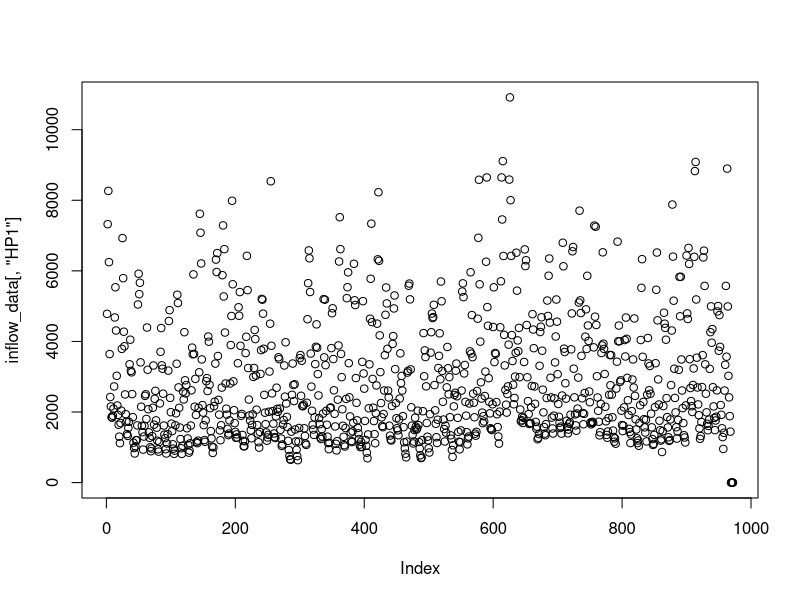
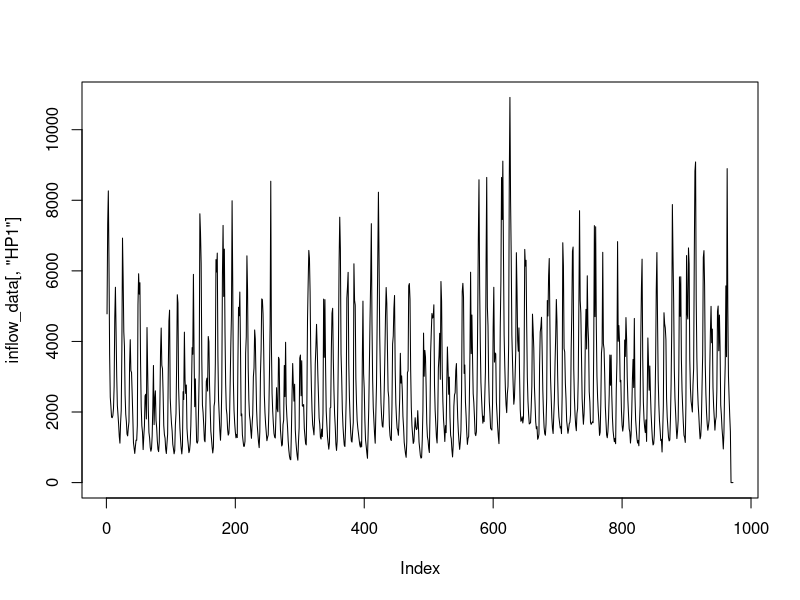
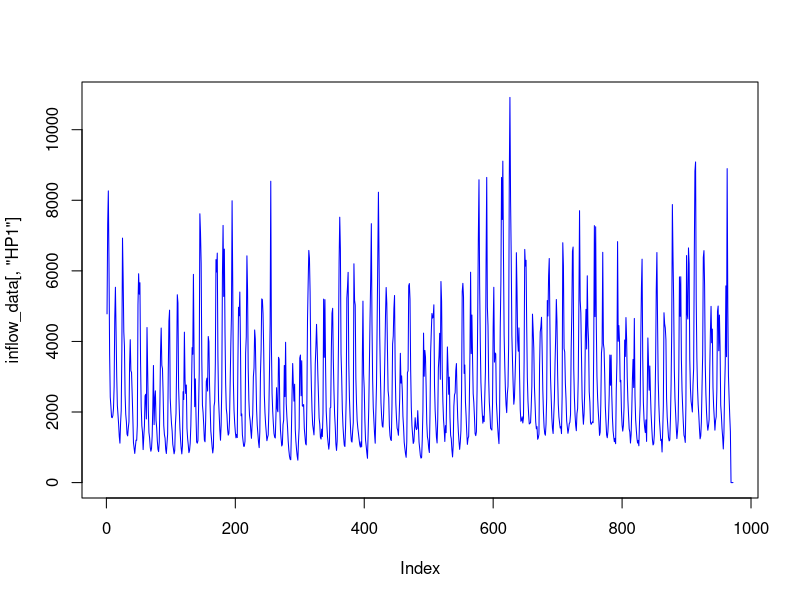
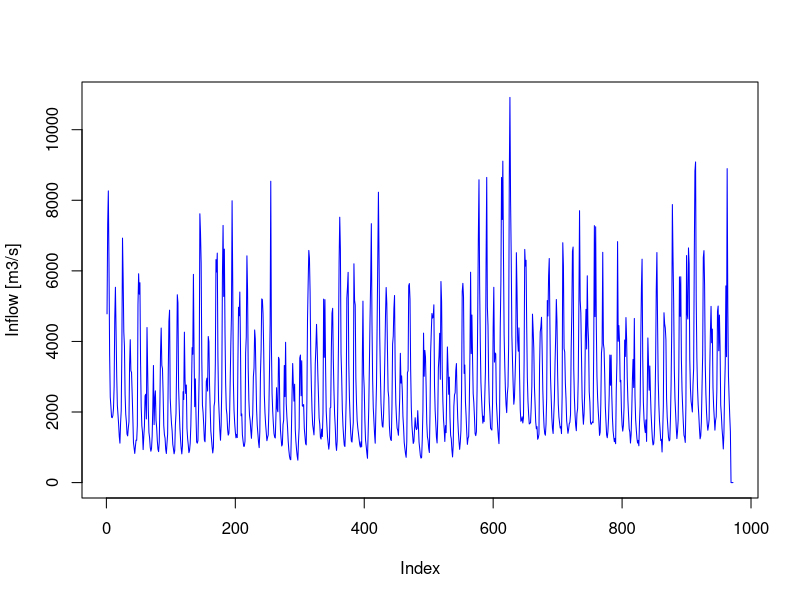
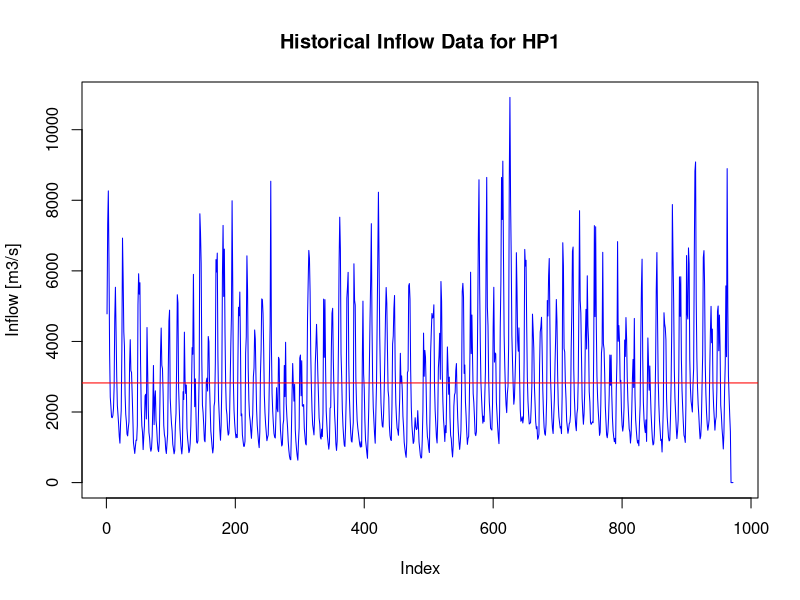
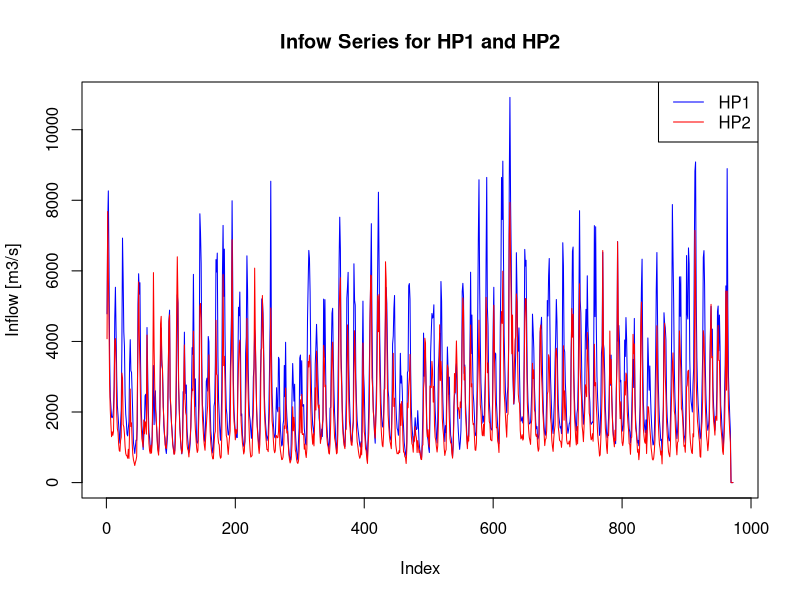
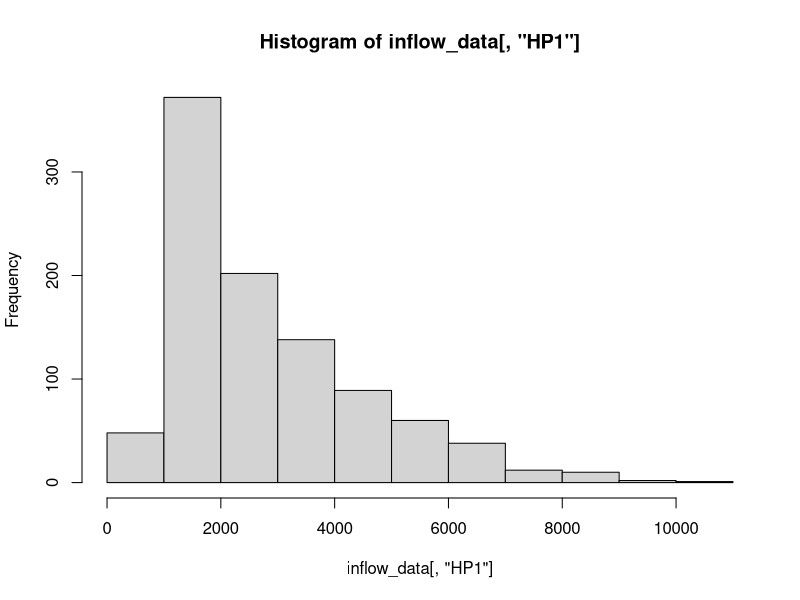
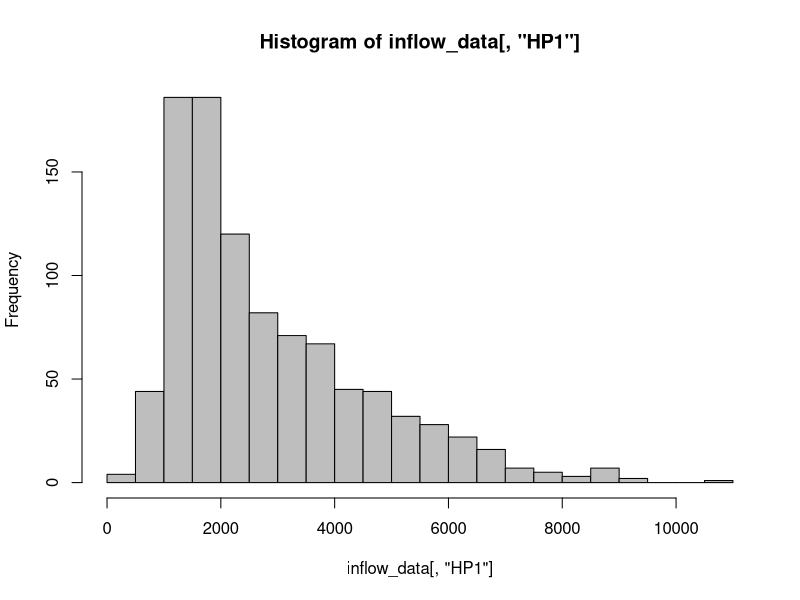

These charts were generated, in order, by the following R code:
## ---- chunk 1
knitr::opts_chunk$set(echo = TRUE) 
## ---- chunk 2
library(lubridate)
library(ggplot2)
library(forecast) #added for Acf and Pacf functions

## ---- chunk 3
#Importing time series data from text file
#I am calling it raw for now because it's data as it is in the file

#Option 1: import using absolute path
#raw_inflow_data <- read.table(file="/Users/lmm89/OneDrive/Duke_University/9_Spring2022/ENV790_TSA/Git_Repo/ENV790_TimeSeriesAnalysis_Sp2022_v2/Data/inflowtimeseries.txt",header=FALSE,skip=0)

#Option 2: import using shortcut "." or ".." or relative path
# the "." will point to the folder set as current directory
# the ".." will point to your parent folder set as current directory

#check which folder is your current directory using function getwd()
getwd()
# my output was "/Users/lmm89/OneDrive/Duke_University/9_Spring2022/ENV790_TSA/Git_Repo/ENV790_TimeSeriesAnalysis_Sp2022_v2" meaning current directory is my project folder, therefore I only need to use "."
# if output was "/Users/lmm89/OneDrive/Duke_University/9_Spring2022/ENV790_TSA/Git_Repo/ENV790_TimeSeriesAnalysis_Sp2022_v2/Lessons" then I would need to use ".."

raw_inflow_data <- read.table(file="../Data/inflowtimeseries.txt",header=FALSE,skip=0)

#If you want specific columns just trim the table
raw_inflow_data <- raw_inflow_data[,1:5] #the space before the comma means you want all rows
                                 #and 1:5 means all columns from 1 to 5
nhydro <- ncol(raw_inflow_data)-2
nobs <- nrow(raw_inflow_data) 

#If your file does not have header like this one you can add column names after creating the data frame
colnames(raw_inflow_data)=c("Month","Year", "HP1", "HP2","HP3")

#Checking data
head(raw_inflow_data)
str(raw_inflow_data)
## ---- chunk 4
#using package lubridate
my_date <- paste(raw_inflow_data[,1],raw_inflow_data[,2],sep="-")
my_date <- my(my_date)  #function my from package lubridate
head(my_date)
#add that to inflow_data 
inflow_data <- cbind(my_date,raw_inflow_data[,3:5])
head(inflow_data)
format(my_date[1],format="%y-%m")
format(my_date[1],format="%Y-%m")
format(my_date[1],format="%Y-%b")


## ---- chunk 5
#Graph 1: Plot the series for HP1
plot(inflow_data[,"HP1"]) # note that this do not generate a nice plot

plot(inflow_data[,"HP1"],type="l") #The type "l" tells you want a line plot check help(plot) 
                                  #for other types of plots

plot(inflow_data[,"HP1"],type="l",col="blue") #Change the color of the series
plot(inflow_data[,"HP1"],type="l",col="blue",ylab="Inflow [m3/s]") 
plot(inflow_data[,"HP1"],type="l",col="blue",ylab="Inflow [m3/s]",main="Historical Inflow Data for HP1") 

#Additional - Suppose you want to add a line with the mean
abline(h=mean(inflow_data[,"HP1"]),col="red")
## ---- chunk 6
plot(inflow_data[,"HP1"],type="l",col="blue",ylab="Inflow [m3/s]") 
lines(inflow_data[,"HP2"],col="red") #Note if you use plot you generate a new graph 
                    #no need to specify type in lines() function
title(main="Infow Series for HP1 and HP2")

#If you want to add legend
legend("topright",legend=c("HP1","HP2"), lty=c("solid","solid"),col=c("blue","red"))
## ---- chunk 7
#Graph 3: Simple Histogram
hist(inflow_data[,"HP1"])
hist(inflow_data[,"HP1"],breaks=30,col="gray")  #increase number of bars with breaks input

#Graph 4: Scatter Plot of HP1 and HP2
plot(inflow_data[,"HP1"],inflow_data[,"HP2"])
## ---- chunk 8
#using package ggplot2
ggplot(inflow_data, aes(x=my_date, y=HP1)) +
            geom_line(color="blue")

#adding two time series to the same plot
ggplot(inflow_data, aes(x=my_date, y=Inflow)) +
            geom_line(aes(y=HP1,col="HP1")) +
            geom_line(aes(y=HP2,col="HP2")) +
            xlab("Time") +
            labs(color="Reservoir")
## ---- chunk 9
ts_inflow_data <- ts(inflow_data[,2:(2+nhydro-1)]) #note that we are only transforming columns with inflow data, not the date columns
ts_inflow_data
#plot(ts_inflow_data[,1])
## ---- chunk 10
# Option 1: The function acf() and pacf() is from package "stats"
HP1_acf=acf(ts_inflow_data[,1],lag.max=60, type="correlation", plot=TRUE)

HP1_pacf=pacf(ts_inflow_data[,1],lag.max=60, plot=TRUE)

#Option 2: Computing ACF and PACF with package "forecast"

#The next line will output a plot since we have plot=TRUE and also store the acf values in the object
HP1_acf=Acf(ts_inflow_data[,1],lag.max=60, type="correlation", plot=TRUE)

HP1_pacf=Pacf(ts_inflow_data[,1],lag.max=60, plot=TRUE)
